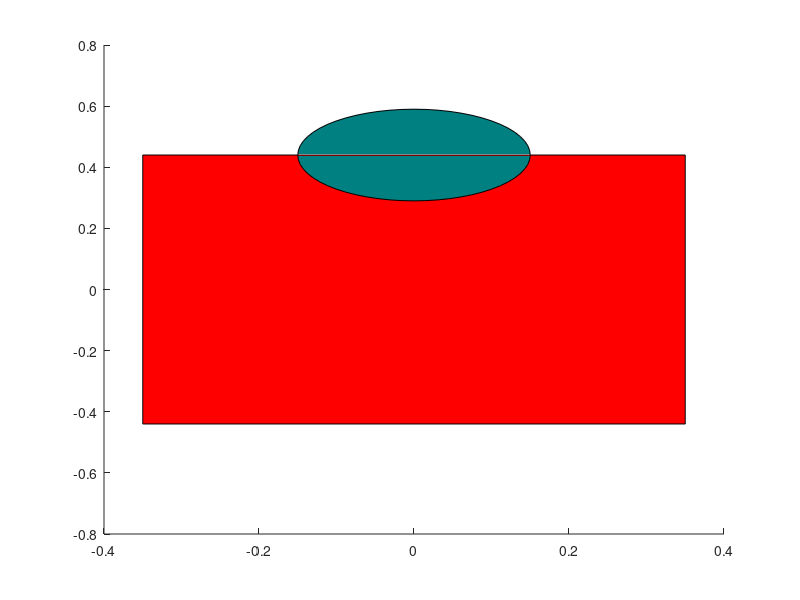

Write MATLAB code to recreate this figure.
% robot_init_15.m
% 2015 Robot Model Init
%
% Created August 1, 2015 - Andrew Gurik & Chris Gerth
% 

% robot config
% this is only set up for tank drive
%
% Basic robot model:
%
%             FRONT
%         |-------------|  <
%         |             |   |
%         |             |   | half height     
%         |  ^       ^  |   |      
%         |  |   O   |  |  <      
%         | LDM     RDM |         
%         |             |  
%         |             |  
%         |-------------| 
%
%                 ^--^
%                 motor width
% 
%                 ^-----^
%                 half width
%             
%                 ^ +X direction
%                 |
%              <--+
%              +Y Direction
%             
%             
%         
robot_config = ...
struct  (
        %Drivetrain config
        'gear_ratio',           [1/8, 1/12],...     % gear ratio of the drivetrain [low, high]
        'encoder_ratio',        [1/8, 1/12],...     % ratio of the gearbox from the motor to the encoder [low, high]
        'wheel_diameter',       6 * 0.0254,...      % drive wheel diameter (meters)
        'drive_motors_per_side', 2,...              % number of motors per side of drivetrain
        'motor_width',          0.3,...             % distance from robot center to left/right drive wheel sets (m)
        %Wheel-floor interactions
        'coef_fric_kin_wheel_floor_net',   200,...  % net kinetic frictional coefficent for side-to-side motion against wheel's rotational axis
        %Overall physical characteristics
        'weight',               130,...             % robot weight (pounds)
        'half_width',           0.35,...            % distance from robot center to left/right bumpers (m)
        'half_length',          0.44,...            % distance from robot center to front/back bumpers (m)
        %Mechanism config
        'mechanism_motors',     0,...               % total number of mechanism motors
        'scratch',              0
        );
		
robot_state = ...
struct  (
        'linear_accel_x',            0,... % acceleration of the robot in the x direction (m/s)
		'linear_accel_y',            0,... % acceleration of the robot in the y direction (m/s)
        'linear_accel_x_prev',       0,... % acceleration of the robot in the x direction (m/s) from the previous loop
		'linear_accel_y_prev',       0,... % acceleration of the robot in the y direction (m/s) from the previous loop
        'linear_vel_x',              0,... % velocity of the robot in the x direction (m/s)
		'linear_vel_y',              0,... % velocity of the robot in the y direction (m/s)
        'linear_vel_x_prev',         0,... % velocity of the robot in the x direction (m/s) from the previous loop
		'linear_vel_y_prev',         0,... % velocity of the robot in the y direction (m/s) from the previous loop
		'pos_x',                     0,... % position of the robot center point in x (m)
		'pos_y',                     0,... % position of the robot center point in y (m)
        'pos_x_prev',                0,... % position of the robot center point in x (m) from the previous loop
		'pos_y_prev',                0,... % position of the robot center point in y (m) from the previous loop
        'rotational_accel',          0,... % rotational acceleration about the Z axis in radians/s/s
        'rotational_accel_prev',     0,... % rotation acceleration about the Z axis in radians/s/s
        'rotational_vel',            0,... % rotation velocity about the Z axis in radians/s
        'rotational_vel_prev',       0,... % rotation velocity about the Z axis in radians/s
        'rotation',                  0,... % rotation about the Z axis in radians
        'rotation_prev',             0,... % rotation about the Z axis in radians
        'scratch',                   0
        );
        
%Physical properties of the robot which are derived from other constants
%Reason for this is to do the calcultion once and speed up the runtime loop
robot_calc_config = ...
struct  (
        %Drivetrain config
        'torque_ratio',           robot_config.gear_ratio.^-1,...      % Torque ratio of motor to wheels. 
        'wheel_circumference',    robot_config.wheel_diameter*pi,...   % drive wheel circumference (meters)
        'mass_kg',                0.453592*robot_config.weight,...     % mass of robot in kg. 
        'moment_of_inertia',     (1/12 * 0.453592*robot_config.weight * ((0.9*robot_config.half_length*2)^2 + (robot_config.motor_width*2)^2)),... %Wacked-up model of robot as a rectangular prisim for rotational inerita purposes
        'scratch',              0
        );

% motor workspace
for ii = 1:2+robot_config.mechanism_motors %Left and right drive motors, plus mechanism motors
	motor(ii) = ...
	struct  (
			'speed',        0,...   % motor speed in rad/s
			'torque',       0,...   % motor torque in Nm
			'voltage',      0,...   % motor voltage in Volts
			'current',      0,...   % motor current draw in Amps
			'scratch',      0
			);
end

%% Initialize Robot Drawing
figure(1);
% draw Robot

%calculate robot drawing verticies
robot_TL_vertex = [robot_state.pos_x, robot_state.pos_y] + [-robot_config.half_width * cos(robot_state.rotation) +  -robot_config.half_length * sin(robot_state.rotation),   robot_config.half_length * cos(robot_state.rotation) + -robot_config.half_width * sin(robot_state.rotation)];
robot_TR_vertex = [robot_state.pos_x, robot_state.pos_y] + [ robot_config.half_width * cos(robot_state.rotation) +  -robot_config.half_length * sin(robot_state.rotation),   robot_config.half_length * cos(robot_state.rotation) +  robot_config.half_width * sin(robot_state.rotation)];
robot_BR_vertex = [robot_state.pos_x, robot_state.pos_y] + [ robot_config.half_width * cos(robot_state.rotation) +   robot_config.half_length * sin(robot_state.rotation),  -robot_config.half_length * cos(robot_state.rotation) +  robot_config.half_width * sin(robot_state.rotation)];
robot_BL_vertex = [robot_state.pos_x, robot_state.pos_y] + [-robot_config.half_width * cos(robot_state.rotation) +   robot_config.half_length * sin(robot_state.rotation),  -robot_config.half_length * cos(robot_state.rotation) + -robot_config.half_width * sin(robot_state.rotation)];
%Calculate a front-of-robot marker location
marker_coords = (robot_TL_vertex + robot_TR_vertex) ./ 2;
marker_radius = 0.3;
%create robot patch drawing object
robot_obj_handle= patch( [ robot_TL_vertex(1) robot_TR_vertex(1) robot_BR_vertex(1) robot_BL_vertex(1) ],[ robot_TL_vertex(2) robot_TR_vertex(2) robot_BR_vertex(2) robot_BL_vertex(2) ], 'r');
%Create marker object
robot_front_marker = rectangle("Position",[marker_coords(1)-marker_radius/2, marker_coords(2)-marker_radius/2,marker_radius,marker_radius], "Curvature", [1 1], "FaceColor",[0 .5 .5]);
